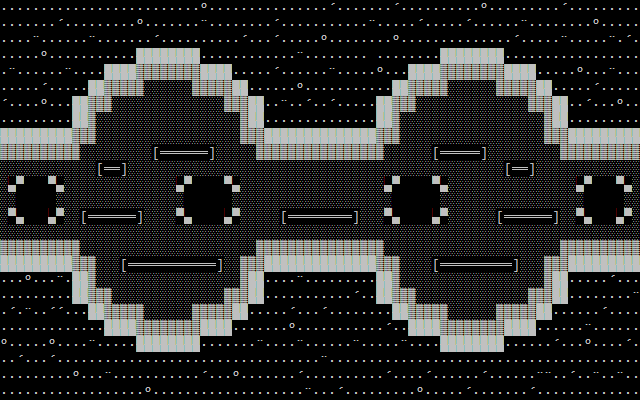

Below is a game level as drawn by its tile map, then a one-line description and the .tmx that defines it (tile-layer data replaced by summaries):
An orthogonal 80x25 tile map with 8x16 px tiles, 1 tile layer (Calque de Tile 1) and 49 objects (32x Wall, 9x Platform, 6x Dark_Gray, 2x Spawn).

<map version="1.0" orientation="orthogonal" renderorder="right-down" width="80" height="25" tilewidth="8" tileheight="16" nextobjectid="56">
 <tileset firstgid="1" source="../Tools/Texture.tsx" />
 <layer name="Calque de Tile 1" width="80" height="25">
  <data>[2000 cells, 1949 non-empty, 12 distinct tile ids]</data>
 </layer>
 <objectgroup name="Calque d'objets 1">
  <object id="10" name="Wall" x="0" y="336" width="640" height="16" />
  <object id="12" name="Wall" x="0" y="48" width="640" height="16" />
  <object id="13" name="Wall" x="0" y="128" width="72" height="16" />
  <object id="14" name="Wall" x="0" y="256" width="72" height="16" />
  <object id="15" name="Wall" x="568" y="128" width="72" height="16" />
  <object id="16" name="Wall" x="568" y="256" width="72" height="16" />
  <object id="17" name="Wall" x="264" y="128" width="112" height="16" />
  <object id="18" name="Wall" x="264" y="256" width="112" height="16" />
  <object id="19" name="Wall" x="408" y="64" width="32" height="16" />
  <object id="20" name="Wall" x="504" y="64" width="32" height="16" />
  <object id="21" name="Wall" x="200" y="64" width="32" height="16" />
  <object id="22" name="Wall" x="104" y="64" width="32" height="16" />
  <object id="23" name="Wall" x="104" y="320" width="32" height="16" />
  <object id="24" name="Wall" x="200" y="320" width="32" height="16" />
  <object id="25" name="Wall" x="408" y="320" width="32" height="16" />
  <object id="26" name="Wall" x="504" y="320" width="32" height="16" />
  <object id="27" name="Wall" x="392" y="80" width="16" height="16" />
  <object id="28" name="Wall" x="536" y="80" width="16" height="16" />
  <object id="29" name="Wall" x="552" y="96" width="16" height="32" />
  <object id="30" name="Wall" x="376" y="96" width="16" height="32" />
  <object id="31" name="Wall" x="248" y="96" width="16" height="32" />
  <object id="32" name="Wall" x="232" y="80" width="16" height="16" />
  <object id="33" name="Wall" x="72" y="96" width="16" height="32" />
  <object id="34" name="Wall" x="88" y="80" width="16" height="16" />
  <object id="35" name="Wall" x="88" y="304" width="16" height="16" />
  <object id="36" name="Wall" x="72" y="272" width="16" height="32" />
  <object id="37" name="Wall" x="248" y="272" width="16" height="32" />
  <object id="38" name="Wall" x="376" y="272" width="16" height="32" />
  <object id="39" name="Wall" x="232" y="304" width="16" height="16" />
  <object id="40" name="Wall" x="392" y="304" width="16" height="16" />
  <object id="41" name="Wall" x="536" y="304" width="16" height="16" />
  <object id="42" name="Wall" x="552" y="272" width="16" height="32" />
  <object id="43" name="Platform" x="280" y="208" width="80" height="16" />
  <object id="45" name="Platform" x="432" y="256" width="88" height="16" />
  <object id="46" name="Platform" x="432" y="144" width="56" height="16" />
  <object id="47" name="Platform" x="496" y="208" width="64" height="16" />
  <object id="48" name="Platform" x="160" y="144" width="56" height="16" />
  <object id="49" name="Platform" x="80" y="208" width="64" height="16" />
  <object id="50" name="Platform" x="120" y="256" width="104" height="16" />
  <object id="51" name="Platform" x="504" y="160" width="32" height="16" />
  <object id="52" name="Platform" x="96" y="160" width="32" height="16" />
  <object id="54" name="Spawn" x="112" y="128" />
  <object id="55" name="Spawn" x="456" y="112" />
 </objectgroup>
 <objectgroup name="Calque d'objets 2">
  <object id="1" name="Star layer 4" type="Dark_Gray" x="0" y="0" width="640" height="400">
   <properties>
    <property name="blue" type="bool" value="false" />
    <property name="filter" value="249" />
    <property name="green" type="bool" value="false" />
    <property name="intense" type="bool" value="false" />
    <property name="red" type="bool" value="false" />
   </properties>
  </object>
  <object id="4" name="Star layer 2" type="Dark_Gray" x="0" y="0" width="640" height="400">
   <properties>
    <property name="blue" type="bool" value="true" />
    <property name="filter" value="238" />
    <property name="green" type="bool" value="false" />
    <property name="intense" type="bool" value="false" />
   </properties>
  </object>
  <object id="3" name="Star layer 1" type="Dark_Gray" x="0" y="0" width="640" height="400">
   <properties>
    <property name="filter" value="248" />
   </properties>
  </object>
  <object id="6" name="Star layer 3" type="Dark_Gray" x="0" y="0" width="640" height="400">
   <properties>
    <property name="blue" type="bool" value="false" />
    <property name="filter" value="247" />
    <property name="green" type="bool" value="true" />
    <property name="intense" type="bool" value="true" />
    <property name="red" type="bool" value="true" />
   </properties>
  </object>
  <object id="7" name="Ship_Front_Layer" type="Dark_Gray" x="0" y="0" width="640" height="400">
   <properties>
    <property name="blue" type="bool" value="true" />
    <property name="filter" value="218" />
    <property name="green" type="bool" value="true" />
    <property name="intense" type="bool" value="true" />
    <property name="red" type="bool" value="true" />
   </properties>
  </object>
  <object id="8" name="Ship_Back_Layer" type="Dark_Gray" x="0" y="0" width="640" height="400">
   <properties>
    <property name="blue" type="bool" value="false" />
    <property name="filter" value="175" />
    <property name="green" type="bool" value="false" />
    <property name="intense" type="bool" value="true" />
    <property name="red" type="bool" value="false" />
   </properties>
  </object>
 </objectgroup>
</map>
